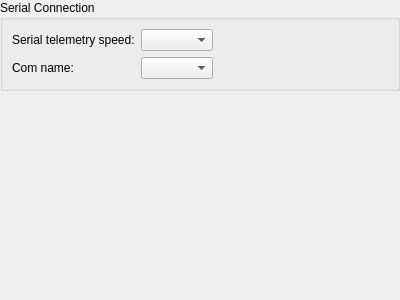
<?xml version="1.0" encoding="UTF-8"?>
<ui version="4.0">
 <class>SerialOptionsPage</class>
 <widget class="QWidget" name="SerialOptionsPage">
  <property name="geometry">
   <rect>
    <x>0</x>
    <y>0</y>
    <width>400</width>
    <height>300</height>
   </rect>
  </property>
  <property name="windowTitle">
   <string>Form</string>
  </property>
  <layout class="QVBoxLayout" name="verticalLayout">
   <property name="leftMargin">
    <number>0</number>
   </property>
   <property name="topMargin">
    <number>0</number>
   </property>
   <property name="rightMargin">
    <number>0</number>
   </property>
   <property name="bottomMargin">
    <number>0</number>
   </property>
   <item>
    <widget class="QGroupBox" name="groupBox">
     <property name="title">
      <string>Serial Connection</string>
     </property>
     <layout class="QGridLayout" name="gridLayout">
      <item row="0" column="2">
       <spacer name="horizontalSpacer">
        <property name="orientation">
         <enum>Qt::Horizontal</enum>
        </property>
        <property name="sizeHint" stdset="0">
         <size>
          <width>76</width>
          <height>20</height>
         </size>
        </property>
       </spacer>
      </item>
      <item row="0" column="1">
       <widget class="QComboBox" name="cb_speed"/>
      </item>
      <item row="0" column="0">
       <widget class="QLabel" name="label">
        <property name="sizePolicy">
         <sizepolicy hsizetype="Preferred" vsizetype="Fixed">
          <horstretch>0</horstretch>
          <verstretch>0</verstretch>
         </sizepolicy>
        </property>
        <property name="text">
         <string>Serial telemetry speed:</string>
        </property>
       </widget>
      </item>
      <item row="1" column="1">
       <widget class="QComboBox" name="cb_com"/>
      </item>
      <item row="1" column="0">
       <widget class="QLabel" name="label_2">
        <property name="text">
         <string>Com name:</string>
        </property>
       </widget>
      </item>
     </layout>
    </widget>
   </item>
   <item>
    <spacer name="verticalSpacer">
     <property name="orientation">
      <enum>Qt::Vertical</enum>
     </property>
     <property name="sizeType">
      <enum>QSizePolicy::Expanding</enum>
     </property>
     <property name="sizeHint" stdset="0">
      <size>
       <width>20</width>
       <height>40</height>
      </size>
     </property>
    </spacer>
   </item>
  </layout>
 </widget>
 <resources/>
 <connections/>
</ui>
